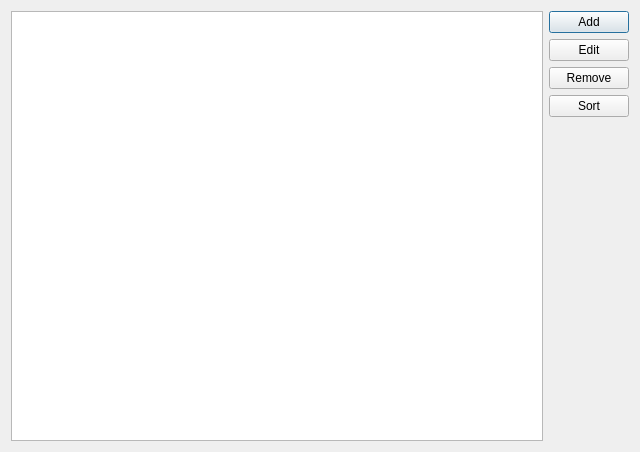
<?xml version="1.0" encoding="UTF-8"?>
<ui version="4.0">
 <class>Dialog</class>
 <widget class="QDialog" name="Dialog">
  <property name="geometry">
   <rect>
    <x>0</x>
    <y>0</y>
    <width>640</width>
    <height>452</height>
   </rect>
  </property>
  <property name="windowTitle">
   <string>CRUD</string>
  </property>
  <layout class="QHBoxLayout" name="horizontalLayout">
   <item>
    <widget class="QListWidget" name="listWidget"/>
   </item>
   <item>
    <layout class="QVBoxLayout" name="verticalLayout">
     <item>
      <widget class="QPushButton" name="pushButton">
       <property name="text">
        <string>Add</string>
       </property>
      </widget>
     </item>
     <item>
      <widget class="QPushButton" name="pushButton_2">
       <property name="text">
        <string>Edit</string>
       </property>
      </widget>
     </item>
     <item>
      <widget class="QPushButton" name="pushButton_3">
       <property name="text">
        <string>Remove</string>
       </property>
      </widget>
     </item>
     <item>
      <widget class="QPushButton" name="pushButton_4">
       <property name="text">
        <string>Sort</string>
       </property>
      </widget>
     </item>
     <item>
      <spacer name="verticalSpacer">
       <property name="orientation">
        <enum>Qt::Vertical</enum>
       </property>
       <property name="sizeHint" stdset="0">
        <size>
         <width>20</width>
         <height>40</height>
        </size>
       </property>
      </spacer>
     </item>
    </layout>
   </item>
  </layout>
 </widget>
 <resources/>
 <connections/>
</ui>
